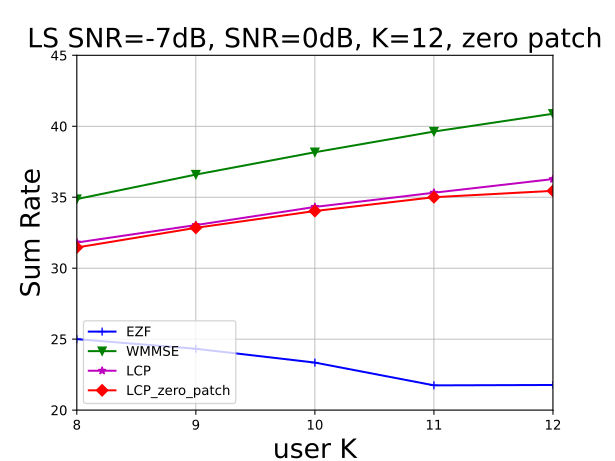

Generate this figure with Python:
import numpy as np
import matplotlib.pyplot as plt
from matplotlib.ticker import MultipleLocator, FormatStrFormatter
from scipy import io
import subprocess
inkscape_path = "F:\\soft\\Inkscape\\inkscape.exe"
ax=plt.subplot(111)


font1 = {'family' : 'STSong',
'weight' : 'normal',
'size'   : 20,
}
fontt = {'family' : 'Times New Roman',
'weight' : 'normal',
'size'   : 20,
}

plt.xlabel("user K",font1)
plt.ylabel("Sum Rate",font1)


template_list = [['+','blue'],['v','green'],['*','m'],['D','red']]

x_label_list = [8,9,10,11,12]
ezf_list = [25.00002,24.32109,23.34873,21.74378,21.77050]
lcp_universal_list = [31.46025,32.84438,34.02925,35.00220,35.45073]
lcp_specified_list = [31.80906,33.03837,34.31569,35.31842,36.27900]
wmmse_list = [34.87080,36.59645,38.17042,39.62756,40.88282]
scheme_list = [ezf_list,wmmse_list,lcp_specified_list,lcp_universal_list]

for i in range(len(scheme_list)):
    plt.plot(x_label_list,scheme_list[i],marker = template_list[i][0],color=template_list[i][1])

legends = ['EZF','WMMSE','LCP','LCP_zero_patch']


plt.legend(legends,loc='lower left')
plt.grid()
ax.xaxis.grid(True, which='minor',linewidth=0.2) 
ax.xaxis.grid(True, which='major',linewidth=0.6) 
ax.yaxis.grid(True, which='minor',linewidth=0.2) 
ax.yaxis.grid(True, which='major',linewidth=0.6)

plt.xticks(x_label_list)

plt.axis([8,12,20,45])
scenario_name = 'LS SNR=-7dB, SNR=0dB, K=12, zero patch'
plt.title(scenario_name,fontt)
save_name = './' + 'zero_patch'
svg_filepath = save_name+'.svg'
emf_filepath = save_name + '.emf'
pdf_filepath = save_name + '.pdf'
plt.savefig(svg_filepath) 
plt.savefig(pdf_filepath)

inkscape_path = "D:\soft\inkscape\inkscape.exe"
#subprocess.call([inkscape_path, svg_filepath, '--export-emf', emf_filepath])
plt.show()



